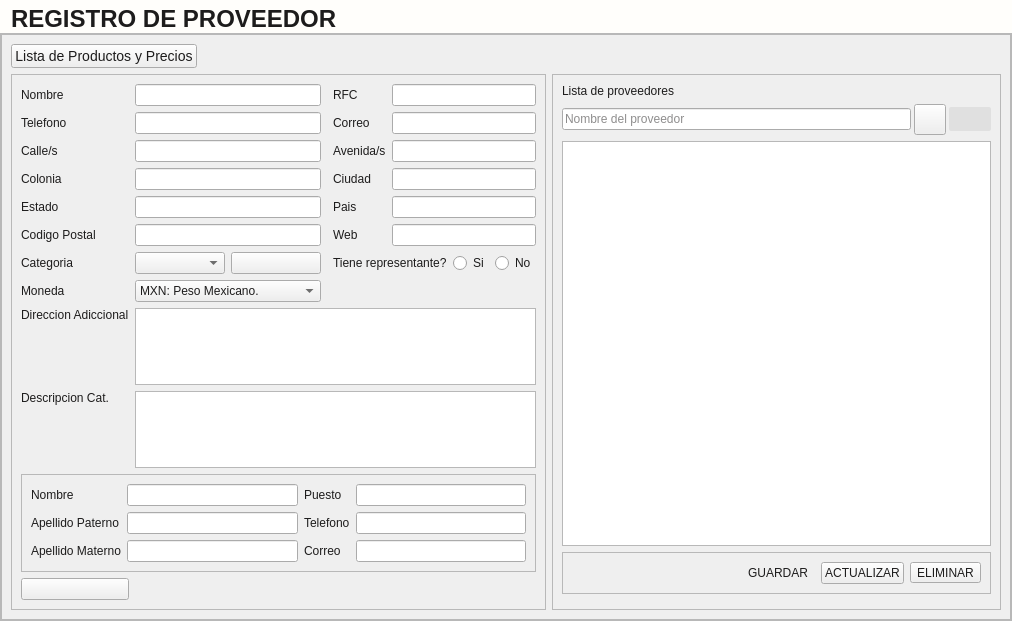
<?xml version="1.0" encoding="UTF-8"?>
<ui version="4.0">
 <class>Control_Proveedores</class>
 <widget class="QWidget" name="Control_Proveedores">
  <property name="geometry">
   <rect>
    <x>0</x>
    <y>0</y>
    <width>1012</width>
    <height>621</height>
   </rect>
  </property>
  <property name="windowTitle">
   <string>Form</string>
  </property>
  <property name="styleSheet">
   <string notr="true">*{color: #1d1c1c;}
#Control_Proveedores{
background: #fffefb;
}
[objectName*=&quot;contenedor&quot;]{
background: #fffefb;
border:none;
}
#label_wp_titulo_proveedores{
color:#1d1c1c;
background-color: #fffefb;
font-size: 24px;
font-weight: bold;
padding-left: 5px;
text-transform: uppercase;
font-family: &quot;Arial&quot;;
padding-top: 5px;
}
*[objectName*=&quot;etiquetaTitulo_&quot;]{
font-size:18px;
font-family: Arial;
font-weight:bold;
color: #1d1c1c;
}
*[objectName*=&quot;etiqueta_&quot;]{
font-size:14px;
font-family: Arial;
font-weight:bold;
color: #1d1c1c;
}
[objectName*=&quot;txt_&quot;]{
background: #F5F5F5;
border:none;
border-radius: 5px;
color: #1d1c1c;
font-size: 14px;
border-bottom: 1px solid;
}
[objectName*=&quot;txtlargo_&quot;]{
background: #F5F5F5;
border:none;
border-radius: 5px;
color: #1d1c1c;
font-size: 14px;
border: 1px solid;
max-height: 100px;
}
[objectName*=&quot;btn_btn&quot;]{
background: #00619a;
font-size: 12px;
font-family: Arial;
font-weight: bold;
border: none;
border-radius: 5px;
color: #fffefb;
padding-left:5px;
padding-right:5px;
}
#btn_btn_listadeproductoyprecios{
font-size: 14px;
}
[objectName*=&quot;btnradio&quot;]{
font-size:14px;
font-family:Arial;
color: #1d1c1c;
font-weight: bold;
}
[objectName*=&quot;btn_btn&quot;]:hover{
background: #2196F3;
}
#btn_btn_cancelar:hover{
background: #EE1D52;
}
#btn_btn_guardar:hover{
background: #68a67d;
}


[objectName*=&quot;txt_&quot;]:focus{
border-bottom: 2px solid #023375;
}
[objectName*=&quot;txtlargo_&quot;]:focus{
border-bottom: 2px solid #023375;
}
#btn_RefrescarTabla{
border-radius: 2px;
background: #e0e0e0;
padding: 5px;
}
#btn_RefrescarTabla:hover{
background: rgb(179, 179, 179);
}
#btn_RefrescarTabla:pressed{
background: #b6ccd8 ;
}

/* caja opciones */
[objectName*=&quot;cajaOpciones&quot;] {
    border: none;
    border-bottom: 1px solid #787878 ;
    padding: 2px ;
    background-color: #F5F5F5 ;
    font-size: 14px ;
    min-width: 200px ;
    font-family: &quot;Arial&quot; ;
    color: #1d1c1c ;
	selection-background-color: #4791F5; 
}

/* ESTILO DEL DROPDOWN (LISTA) */
[objectName*=&quot;cajaOpciones&quot;] QListView {
    background: #F5F5F5 ;
    border-radius: 3px;
    outline: none;
}

/* ESTILO DE LOS ÍTEMS */
[objectName*=&quot;cajaOpciones&quot;] QListView::item {
    padding: 6px 10px ;
    margin: 2px ;
}
/* BOTÓN DESPLEGABLE */
[objectName*=&quot;cajaOpciones&quot;]::drop-down {
    subcontrol-origin: padding ;
    subcontrol-position: top right ;
    padding-right: 5px ;
    width: 20% ;
    border-left-width: 1px ;
    border-radius: 3px ;
    background-color: #F5F5F5 ;
}
/* FLECHA DESPLEGABLE */
[objectName*=&quot;cajaOpciones&quot;]::down-arrow {
    image: url(:/Icons/Bootstrap/filter-left.svg);
    width: 17% ;
    height: 17% ;
    padding-left: 5px ;
    padding-right: 5px ;
}

/*TABLA*/

[objectName*=&quot;tabla_&quot;] {
font-family: Arial;
font-size: 14px;
background: #E3E3E3;
border: 1px solid #4791F5;
}

[objectName*=&quot;tabla_&quot;] QTableView {
background-color: #ffffff;
alternate-background-color: #f0f0f0;
selection-background-color: #cce4ff;
selection-color: black;
}

/* Encabezados */
[objectName*=&quot;tabla_&quot;] QHeaderView::section {
background-color: #023375;
color: white;
font-size: 16px;
padding: 5px;
border: 1px solid gray;
}

[objectName*=&quot;tabla_&quot;] QHeaderView::horizontal,
[objectName*=&quot;tabla_&quot;] QHeaderView::vertical {
background-color: #023375;
color: white;
}

/* Ítems seleccionados */
[objectName*=&quot;tabla_&quot;] QTableView::item:selected {
background-color: #cce4ff;
color: black;
}

</string>
  </property>
  <layout class="QGridLayout" name="gridLayout">
   <property name="leftMargin">
    <number>0</number>
   </property>
   <property name="topMargin">
    <number>0</number>
   </property>
   <property name="rightMargin">
    <number>0</number>
   </property>
   <property name="bottomMargin">
    <number>0</number>
   </property>
   <property name="spacing">
    <number>0</number>
   </property>
   <item row="0" column="0">
    <widget class="QLabel" name="label_wp_titulo_proveedores">
     <property name="minimumSize">
      <size>
       <width>0</width>
       <height>0</height>
      </size>
     </property>
     <property name="maximumSize">
      <size>
       <width>16777215</width>
       <height>16777215</height>
      </size>
     </property>
     <property name="text">
      <string>REGISTRO DE PROVEEDOR</string>
     </property>
    </widget>
   </item>
   <item row="1" column="0">
    <widget class="QFrame" name="contenedor">
     <property name="frameShape">
      <enum>QFrame::Shape::StyledPanel</enum>
     </property>
     <property name="frameShadow">
      <enum>QFrame::Shadow::Raised</enum>
     </property>
     <layout class="QGridLayout" name="gridLayout_8">
      <property name="leftMargin">
       <number>0</number>
      </property>
      <property name="topMargin">
       <number>0</number>
      </property>
      <property name="rightMargin">
       <number>0</number>
      </property>
      <property name="bottomMargin">
       <number>0</number>
      </property>
      <property name="spacing">
       <number>0</number>
      </property>
      <item row="0" column="0">
       <widget class="QScrollArea" name="contenedor_scrollArea">
        <property name="widgetResizable">
         <bool>true</bool>
        </property>
        <widget class="QWidget" name="contenedor_scroll_area_contenido">
         <property name="geometry">
          <rect>
           <x>0</x>
           <y>0</y>
           <width>1065</width>
           <height>577</height>
          </rect>
         </property>
         <layout class="QGridLayout" name="gridLayout_7">
          <item row="1" column="0">
           <widget class="QFrame" name="contenedor_todoproveedor">
            <property name="frameShape">
             <enum>QFrame::Shape::StyledPanel</enum>
            </property>
            <property name="frameShadow">
             <enum>QFrame::Shadow::Raised</enum>
            </property>
            <layout class="QGridLayout" name="gridLayout_2">
             <item row="10" column="1" colspan="2">
              <widget class="QLineEdit" name="txt_codigopostal"/>
             </item>
             <item row="6" column="1" colspan="2">
              <widget class="QLineEdit" name="txt_colonia"/>
             </item>
             <item row="20" column="0" colspan="6">
              <widget class="QFrame" name="contenedor_datosrepresentante">
               <property name="enabled">
                <bool>true</bool>
               </property>
               <property name="frameShape">
                <enum>QFrame::Shape::StyledPanel</enum>
               </property>
               <property name="frameShadow">
                <enum>QFrame::Shadow::Raised</enum>
               </property>
               <layout class="QGridLayout" name="gridLayout_3">
                <item row="0" column="1">
                 <widget class="QLineEdit" name="txt_nombrerepresentante"/>
                </item>
                <item row="0" column="0">
                 <widget class="QLabel" name="etiqueta_nombrerepresentante">
                  <property name="text">
                   <string>Nombre</string>
                  </property>
                 </widget>
                </item>
                <item row="2" column="0">
                 <widget class="QLabel" name="etiqueta_apellidomaternorepresentante">
                  <property name="text">
                   <string>Apellido Materno</string>
                  </property>
                 </widget>
                </item>
                <item row="1" column="0">
                 <widget class="QLabel" name="etiqueta_apellidopaternorepresentante">
                  <property name="text">
                   <string>Apellido Paterno</string>
                  </property>
                 </widget>
                </item>
                <item row="0" column="2">
                 <widget class="QLabel" name="etiqueta_puestorepresentante">
                  <property name="text">
                   <string>Puesto</string>
                  </property>
                 </widget>
                </item>
                <item row="0" column="3">
                 <widget class="QLineEdit" name="txt_puestorepresentante"/>
                </item>
                <item row="1" column="2">
                 <widget class="QLabel" name="etiqueta_telefonorepresentante">
                  <property name="text">
                   <string>Telefono</string>
                  </property>
                 </widget>
                </item>
                <item row="1" column="3">
                 <widget class="QLineEdit" name="txt_telefonorepresentante"/>
                </item>
                <item row="2" column="2">
                 <widget class="QLabel" name="etiqueta_correorepresentante">
                  <property name="text">
                   <string>Correo</string>
                  </property>
                 </widget>
                </item>
                <item row="2" column="3">
                 <widget class="QLineEdit" name="txt_correorepresentante"/>
                </item>
                <item row="1" column="1">
                 <widget class="QLineEdit" name="txt_apellidopaternorepresen"/>
                </item>
                <item row="2" column="1">
                 <widget class="QLineEdit" name="txt_apellidomaternorepresen"/>
                </item>
               </layout>
              </widget>
             </item>
             <item row="16" column="2">
              <widget class="QPushButton" name="btn_btn_agregarcategoria">
               <property name="cursor">
                <cursorShape>PointingHandCursor</cursorShape>
               </property>
               <property name="toolTip">
                <string>Nueva Categoria</string>
               </property>
               <property name="text">
                <string/>
               </property>
               <property name="icon">
                <iconset resource="../../Source/iconosSVG.qrc">
                 <normaloff>:/iconosBlancos/Icons/iconos/Blanco/agregar_blanco.svg</normaloff>:/iconosBlancos/Icons/iconos/Blanco/agregar_blanco.svg</iconset>
               </property>
               <property name="iconSize">
                <size>
                 <width>20</width>
                 <height>20</height>
                </size>
               </property>
              </widget>
             </item>
             <item row="2" column="0">
              <widget class="QLabel" name="etiqueta_telefono">
               <property name="text">
                <string>Telefono</string>
               </property>
              </widget>
             </item>
             <item row="4" column="4">
              <widget class="QLabel" name="etiqueta_avenidas">
               <property name="text">
                <string>Avenida/s</string>
               </property>
              </widget>
             </item>
             <item row="22" column="0">
              <spacer name="verticalSpacer">
               <property name="orientation">
                <enum>Qt::Orientation::Vertical</enum>
               </property>
               <property name="sizeHint" stdset="0">
                <size>
                 <width>20</width>
                 <height>40</height>
                </size>
               </property>
              </spacer>
             </item>
             <item row="16" column="1">
              <widget class="QComboBox" name="cajaOpciones_categorias"/>
             </item>
             <item row="18" column="0" alignment="Qt::AlignmentFlag::AlignTop">
              <widget class="QLabel" name="etiqueta_direccionadicional">
               <property name="text">
                <string>Direccion Adiccional</string>
               </property>
              </widget>
             </item>
             <item row="6" column="0">
              <widget class="QLabel" name="etiqueta_colonia">
               <property name="text">
                <string>Colonia</string>
               </property>
              </widget>
             </item>
             <item row="19" column="1" colspan="5">
              <widget class="QPlainTextEdit" name="txtlargo_descripcioncategoria"/>
             </item>
             <item row="2" column="5">
              <widget class="QLineEdit" name="txt_correo"/>
             </item>
             <item row="4" column="0">
              <widget class="QLabel" name="etiqueta_calles">
               <property name="text">
                <string>Calle/s</string>
               </property>
              </widget>
             </item>
             <item row="10" column="5">
              <widget class="QLineEdit" name="txt_web"/>
             </item>
             <item row="4" column="5">
              <widget class="QLineEdit" name="txt_avenida"/>
             </item>
             <item row="8" column="4">
              <widget class="QLabel" name="etiqueta_pais">
               <property name="text">
                <string>Pais</string>
               </property>
              </widget>
             </item>
             <item row="16" column="4" colspan="2">
              <layout class="QGridLayout" name="gridLayout_6">
               <item row="0" column="1">
                <widget class="QLabel" name="etiqueta_tienerepresentante">
                 <property name="text">
                  <string>Tiene representante?</string>
                 </property>
                </widget>
               </item>
               <item row="0" column="2">
                <widget class="QRadioButton" name="btnradio_representantetrue">
                 <property name="text">
                  <string>Si</string>
                 </property>
                </widget>
               </item>
               <item row="0" column="3">
                <widget class="QRadioButton" name="btnradio_representantefalse">
                 <property name="text">
                  <string>No</string>
                 </property>
                </widget>
               </item>
              </layout>
             </item>
             <item row="0" column="1" colspan="2">
              <widget class="QLineEdit" name="txt_nombre"/>
             </item>
             <item row="8" column="5">
              <widget class="QLineEdit" name="txt_pais"/>
             </item>
             <item row="6" column="5">
              <widget class="QLineEdit" name="txt_ciudad"/>
             </item>
             <item row="0" column="4">
              <widget class="QLabel" name="etiqueta_rfc">
               <property name="text">
                <string>RFC</string>
               </property>
              </widget>
             </item>
             <item row="10" column="0">
              <widget class="QLabel" name="etiqueta_codigopostal">
               <property name="text">
                <string>Codigo Postal</string>
               </property>
              </widget>
             </item>
             <item row="19" column="0" alignment="Qt::AlignmentFlag::AlignTop">
              <widget class="QLabel" name="etiqueta_descripcioncategoria">
               <property name="text">
                <string>Descripcion Cat.</string>
               </property>
              </widget>
             </item>
             <item row="4" column="1" colspan="2">
              <widget class="QLineEdit" name="txt_calles"/>
             </item>
             <item row="21" column="0">
              <widget class="QPushButton" name="btn_btn_limpiardatos">
               <property name="cursor">
                <cursorShape>PointingHandCursor</cursorShape>
               </property>
               <property name="toolTip">
                <string>Limpiar Campos</string>
               </property>
               <property name="text">
                <string/>
               </property>
               <property name="icon">
                <iconset resource="../../Source/iconsdvg.qrc">
                 <normaloff>:/Icons/IconosSVG/borrador.png</normaloff>:/Icons/IconosSVG/borrador.png</iconset>
               </property>
               <property name="iconSize">
                <size>
                 <width>24</width>
                 <height>24</height>
                </size>
               </property>
              </widget>
             </item>
             <item row="10" column="4">
              <widget class="QLabel" name="etiqueta_web">
               <property name="text">
                <string>Web</string>
               </property>
              </widget>
             </item>
             <item row="8" column="0">
              <widget class="QLabel" name="etiqueta_estado">
               <property name="text">
                <string>Estado</string>
               </property>
              </widget>
             </item>
             <item row="8" column="1" colspan="2">
              <widget class="QLineEdit" name="txt_estado"/>
             </item>
             <item row="0" column="0">
              <widget class="QLabel" name="etiqueta_nombre">
               <property name="text">
                <string>Nombre</string>
               </property>
              </widget>
             </item>
             <item row="16" column="0">
              <widget class="QLabel" name="etiqueta_categoria">
               <property name="text">
                <string>Categoria</string>
               </property>
              </widget>
             </item>
             <item row="6" column="4">
              <widget class="QLabel" name="etiqueta_ciudad">
               <property name="text">
                <string>Ciudad</string>
               </property>
              </widget>
             </item>
             <item row="0" column="5">
              <widget class="QLineEdit" name="txt_rfc"/>
             </item>
             <item row="2" column="4">
              <widget class="QLabel" name="etiqueta_correo">
               <property name="text">
                <string>Correo</string>
               </property>
              </widget>
             </item>
             <item row="18" column="1" colspan="5">
              <widget class="QPlainTextEdit" name="txtlargo_direccionadicional"/>
             </item>
             <item row="2" column="1" colspan="2">
              <widget class="QLineEdit" name="txt_telefono"/>
             </item>
             <item row="17" column="0">
              <widget class="QLabel" name="etiqueta_moneda">
               <property name="text">
                <string>Moneda</string>
               </property>
              </widget>
             </item>
             <item row="17" column="1" colspan="2">
              <widget class="QComboBox" name="cajaOpciones_tipomoneda">
               <property name="maxVisibleItems">
                <number>10</number>
               </property>
               <property name="modelColumn">
                <number>0</number>
               </property>
               <item>
                <property name="text">
                 <string>MXN: Peso Mexicano.</string>
                </property>
               </item>
               <item>
                <property name="text">
                 <string>USD: Dólar estadounidense.</string>
                </property>
               </item>
               <item>
                <property name="text">
                 <string>EUR: Euro.</string>
                </property>
               </item>
               <item>
                <property name="text">
                 <string>GBP: Libra Esterlina.</string>
                </property>
               </item>
               <item>
                <property name="text">
                 <string>JPY: Yen japonés.</string>
                </property>
               </item>
               <item>
                <property name="text">
                 <string>CAD: Dólar canadiense.</string>
                </property>
               </item>
               <item>
                <property name="text">
                 <string>AUD: Dólar australiano.</string>
                </property>
               </item>
               <item>
                <property name="text">
                 <string>CHF: Franco suizo.</string>
                </property>
               </item>
               <item>
                <property name="text">
                 <string>CNY: Yuan chino.</string>
                </property>
               </item>
               <item>
                <property name="text">
                 <string>BRL: Real brasileño.</string>
                </property>
               </item>
               <item>
                <property name="text">
                 <string>ARS: Peso argentino.</string>
                </property>
               </item>
               <item>
                <property name="text">
                 <string>CLP: Peso chileno.</string>
                </property>
               </item>
               <item>
                <property name="text">
                 <string>COP: Peso colombiano.</string>
                </property>
               </item>
               <item>
                <property name="text">
                 <string>PEN: Nuevo sol peruano.</string>
                </property>
               </item>
               <item>
                <property name="text">
                 <string>INR: Rupia india.</string>
                </property>
               </item>
               <item>
                <property name="text">
                 <string>KRW: Won surcoreano.</string>
                </property>
               </item>
              </widget>
             </item>
            </layout>
           </widget>
          </item>
          <item row="1" column="1">
           <widget class="QFrame" name="contenedor_tablareproveedores">
            <property name="frameShape">
             <enum>QFrame::Shape::StyledPanel</enum>
            </property>
            <property name="frameShadow">
             <enum>QFrame::Shadow::Raised</enum>
            </property>
            <layout class="QGridLayout" name="gridLayout_4">
             <item row="0" column="0">
              <widget class="QLabel" name="etiquetaTitulo_proveedor">
               <property name="text">
                <string>Lista de proveedores</string>
               </property>
              </widget>
             </item>
             <item row="1" column="0">
              <layout class="QGridLayout" name="gridLayout_5">
               <property name="horizontalSpacing">
                <number>3</number>
               </property>
               <item row="0" column="0">
                <widget class="QLineEdit" name="txt_buscarproveedor">
                 <property name="placeholderText">
                  <string>Nombre del proveedor</string>
                 </property>
                 <property name="clearButtonEnabled">
                  <bool>true</bool>
                 </property>
                </widget>
               </item>
               <item row="0" column="1">
                <widget class="QToolButton" name="btn_btn_buscarproveedor">
                 <property name="cursor">
                  <cursorShape>PointingHandCursor</cursorShape>
                 </property>
                 <property name="toolTip">
                  <string>Buscar Proveedor</string>
                 </property>
                 <property name="text">
                  <string/>
                 </property>
                 <property name="icon">
                  <iconset resource="../../Source/iconosSVG.qrc">
                   <normaloff>:/iconosBlancos/Icons/iconos/Blanco/buscar_persona_blanco.svg</normaloff>:/iconosBlancos/Icons/iconos/Blanco/buscar_persona_blanco.svg</iconset>
                 </property>
                 <property name="iconSize">
                  <size>
                   <width>24</width>
                   <height>24</height>
                  </size>
                 </property>
                </widget>
               </item>
               <item row="0" column="2">
                <widget class="QPushButton" name="btn_RefrescarTabla">
                 <property name="cursor">
                  <cursorShape>PointingHandCursor</cursorShape>
                 </property>
                 <property name="toolTip">
                  <string>Actualizar tabla</string>
                 </property>
                 <property name="text">
                  <string/>
                 </property>
                 <property name="icon">
                  <iconset resource="../../Source/iconosSVG.qrc">
                   <normaloff>:/iconosBlancos/Icons/IconosSVG/base_datos_refresh.png</normaloff>:/iconosBlancos/Icons/IconosSVG/base_datos_refresh.png</iconset>
                 </property>
                 <property name="iconSize">
                  <size>
                   <width>16</width>
                   <height>16</height>
                  </size>
                 </property>
                </widget>
               </item>
               <item row="1" column="0" colspan="3">
                <widget class="QTableView" name="tabla_proveedores">
                 <property name="editTriggers">
                  <set>QAbstractItemView::EditTrigger::NoEditTriggers</set>
                 </property>
                 <property name="alternatingRowColors">
                  <bool>true</bool>
                 </property>
                 <property name="selectionMode">
                  <enum>QAbstractItemView::SelectionMode::SingleSelection</enum>
                 </property>
                 <property name="selectionBehavior">
                  <enum>QAbstractItemView::SelectionBehavior::SelectRows</enum>
                 </property>
                 <property name="gridStyle">
                  <enum>Qt::PenStyle::DashDotDotLine</enum>
                 </property>
                 <attribute name="horizontalHeaderCascadingSectionResizes">
                  <bool>false</bool>
                 </attribute>
                 <attribute name="horizontalHeaderMinimumSectionSize">
                  <number>150</number>
                 </attribute>
                 <attribute name="horizontalHeaderDefaultSectionSize">
                  <number>200</number>
                 </attribute>
                 <attribute name="horizontalHeaderStretchLastSection">
                  <bool>false</bool>
                 </attribute>
                 <attribute name="verticalHeaderVisible">
                  <bool>false</bool>
                 </attribute>
                 <attribute name="verticalHeaderStretchLastSection">
                  <bool>false</bool>
                 </attribute>
                </widget>
               </item>
              </layout>
             </item>
             <item row="2" column="0">
              <widget class="QFrame" name="contenedor_frame">
               <property name="frameShape">
                <enum>QFrame::Shape::StyledPanel</enum>
               </property>
               <property name="frameShadow">
                <enum>QFrame::Shadow::Raised</enum>
               </property>
               <layout class="QHBoxLayout" name="horizontalLayout_2">
                <item>
                 <spacer name="horizontalSpacer">
                  <property name="orientation">
                   <enum>Qt::Orientation::Horizontal</enum>
                  </property>
                  <property name="sizeHint" stdset="0">
                   <size>
                    <width>40</width>
                    <height>20</height>
                   </size>
                  </property>
                 </spacer>
                </item>
                <item>
                 <widget class="QToolButton" name="btn_btn_guardar">
                  <property name="cursor">
                   <cursorShape>PointingHandCursor</cursorShape>
                  </property>
                  <property name="toolTip">
                   <string>Guardar</string>
                  </property>
                  <property name="text">
                   <string>GUARDAR</string>
                  </property>
                  <property name="icon">
                   <iconset resource="../../Source/iconosSVG.qrc">
                    <normaloff>:/iconosBlancos/Icons/iconos/Blanco/guardar_blanco.svg</normaloff>:/iconosBlancos/Icons/iconos/Blanco/guardar_blanco.svg</iconset>
                  </property>
                  <property name="iconSize">
                   <size>
                    <width>24</width>
                    <height>24</height>
                   </size>
                  </property>
                  <property name="popupMode">
                   <enum>QToolButton::ToolButtonPopupMode::DelayedPopup</enum>
                  </property>
                  <property name="toolButtonStyle">
                   <enum>Qt::ToolButtonStyle::ToolButtonTextBesideIcon</enum>
                  </property>
                  <property name="autoRaise">
                   <bool>true</bool>
                  </property>
                  <property name="arrowType">
                   <enum>Qt::ArrowType::NoArrow</enum>
                  </property>
                 </widget>
                </item>
                <item>
                 <widget class="QPushButton" name="btn_btn_actualizar">
                  <property name="cursor">
                   <cursorShape>PointingHandCursor</cursorShape>
                  </property>
                  <property name="toolTip">
                   <string>Actualizar</string>
                  </property>
                  <property name="text">
                   <string>ACTUALIZAR</string>
                  </property>
                  <property name="icon">
                   <iconset resource="../../Source/iconosSVG.qrc">
                    <normaloff>:/iconosBlancos/Icons/iconos/Blanco/actualizar_blanco.svg</normaloff>:/iconosBlancos/Icons/iconos/Blanco/actualizar_blanco.svg</iconset>
                  </property>
                  <property name="iconSize">
                   <size>
                    <width>24</width>
                    <height>26</height>
                   </size>
                  </property>
                 </widget>
                </item>
                <item>
                 <widget class="QToolButton" name="btn_btn_eliminar">
                  <property name="cursor">
                   <cursorShape>PointingHandCursor</cursorShape>
                  </property>
                  <property name="toolTip">
                   <string>Eliminar</string>
                  </property>
                  <property name="text">
                   <string>ELIMINAR</string>
                  </property>
                  <property name="icon">
                   <iconset resource="../../Source/iconosSVG.qrc">
                    <normaloff>:/iconosBlancos/Icons/iconos/Blanco/eliminar_blanco.svg</normaloff>:/iconosBlancos/Icons/iconos/Blanco/eliminar_blanco.svg</iconset>
                  </property>
                  <property name="iconSize">
                   <size>
                    <width>24</width>
                    <height>24</height>
                   </size>
                  </property>
                  <property name="toolButtonStyle">
                   <enum>Qt::ToolButtonStyle::ToolButtonTextBesideIcon</enum>
                  </property>
                 </widget>
                </item>
               </layout>
              </widget>
             </item>
             <item row="3" column="0">
              <widget class="QWidget" name="contenedor_botones_inferior_derecha" native="true">
               <layout class="QHBoxLayout" name="horizontalLayout">
                <property name="spacing">
                 <number>0</number>
                </property>
                <property name="leftMargin">
                 <number>0</number>
                </property>
                <property name="topMargin">
                 <number>0</number>
                </property>
                <property name="rightMargin">
                 <number>0</number>
                </property>
                <property name="bottomMargin">
                 <number>0</number>
                </property>
               </layout>
              </widget>
             </item>
            </layout>
           </widget>
          </item>
          <item row="0" column="0" alignment="Qt::AlignmentFlag::AlignLeft">
           <widget class="QPushButton" name="btn_btn_listadeproductoyprecios">
            <property name="cursor">
             <cursorShape>PointingHandCursor</cursorShape>
            </property>
            <property name="toolTip">
             <string>Lista de Precios y Produtos Relacionados</string>
            </property>
            <property name="text">
             <string>Lista de Productos y Precios</string>
            </property>
           </widget>
          </item>
         </layout>
        </widget>
       </widget>
      </item>
     </layout>
    </widget>
   </item>
  </layout>
 </widget>
 <tabstops>
  <tabstop>txt_nombre</tabstop>
  <tabstop>txt_telefono</tabstop>
  <tabstop>txt_calles</tabstop>
  <tabstop>txt_colonia</tabstop>
  <tabstop>txt_estado</tabstop>
  <tabstop>txt_codigopostal</tabstop>
  <tabstop>txt_rfc</tabstop>
  <tabstop>txt_correo</tabstop>
  <tabstop>txt_avenida</tabstop>
  <tabstop>txt_ciudad</tabstop>
  <tabstop>txt_pais</tabstop>
  <tabstop>txt_web</tabstop>
  <tabstop>cajaOpciones_categorias</tabstop>
  <tabstop>btn_btn_agregarcategoria</tabstop>
  <tabstop>btnradio_representantetrue</tabstop>
  <tabstop>btnradio_representantefalse</tabstop>
  <tabstop>txtlargo_direccionadicional</tabstop>
  <tabstop>txt_nombrerepresentante</tabstop>
  <tabstop>txt_apellidopaternorepresen</tabstop>
  <tabstop>txt_apellidomaternorepresen</tabstop>
  <tabstop>txt_puestorepresentante</tabstop>
  <tabstop>txt_telefonorepresentante</tabstop>
  <tabstop>txt_correorepresentante</tabstop>
  <tabstop>txt_buscarproveedor</tabstop>
  <tabstop>btn_btn_buscarproveedor</tabstop>
  <tabstop>btn_btn_limpiardatos</tabstop>
  <tabstop>txtlargo_descripcioncategoria</tabstop>
 </tabstops>
 <resources>
  <include location="../../Source/ibootstrap.qrc"/>
  <include location="../../Source/iconsdvg.qrc"/>
  <include location="../../Source/iconosSVG.qrc"/>
 </resources>
 <connections/>
</ui>
